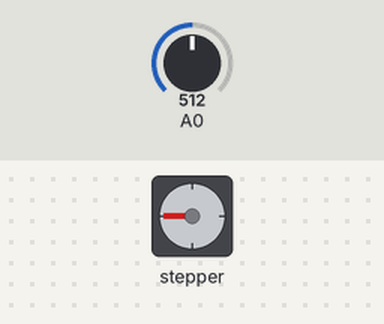
The sketch below on a simulated Arduino Uno, built with avr-gcc and run on an emulated ATmega328P. On the bench: stepper motor. The test bench sets the inputs (shaded band); at power-on: A0 = 512. Stepper angles assume 100 steps per turn.

Above: at 1.2 s.
1.3 s: A0 set to 122
At 2.1 s:
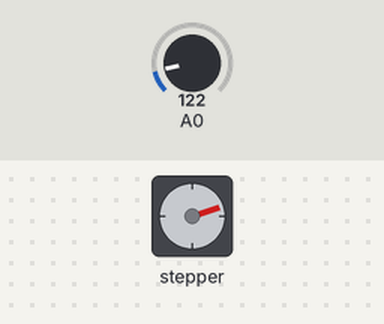
4.3 s: A0 set to 306
7.3 s: A0 set to 0
At 7.3 s:
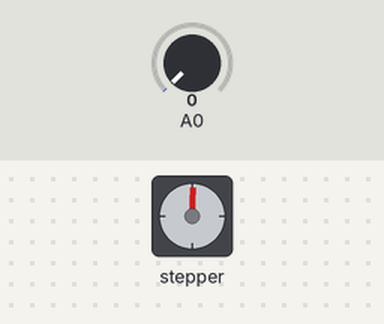
8.8 s: A0 set to 9
10.3 s: A0 set to 12
At 13.1 s:
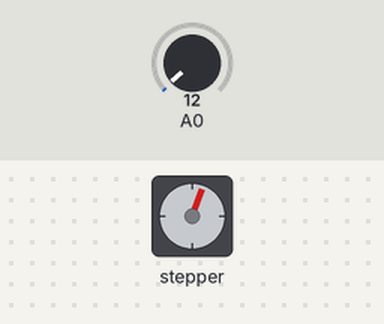
Timing chart, 0 to 51.4 s (numbered marks = the images above; inputs shaded):
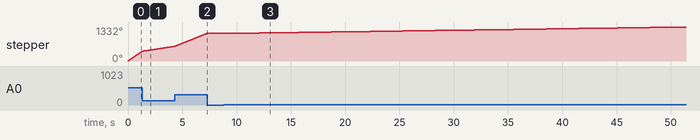

Measured:
- the behaviour switches between 10 and 11 on A0 (found by bisection; images 2 and 3)
- after the input at 7.3 s, stepper: stops changing and stays 1083°
- after the input at 8.8 s, every drawn part: stays the same

The sketch:

practice_stepper_motor.ino
```cpp
// decloration of variables
#include <Stepper.h>

// number will change based on motor used
const int stepsPerRev = 100;

// initialize stepper library on pins
Stepper myStepper(stepsPerRev, 8, 9, 10, 11);

// initialize number of steps the motor has taken
int stepCount = 0;

void setup() {
  // put your setup code here, to run once:

}

void loop() {
  // read sensor value
  int sensorReading = analogRead(A0);
  // map it to a range from 0 to 100
  int motorSpeed = map(sensorReading, 0, 1023, 0, 100);
  //set motor speed
  if (motorSpeed > 0){
    myStepper.setSpeed(motorSpeed);
    // step 1/100 of a revolution
    myStepper.step(stepsPerRev / 100);
  }

}
```
